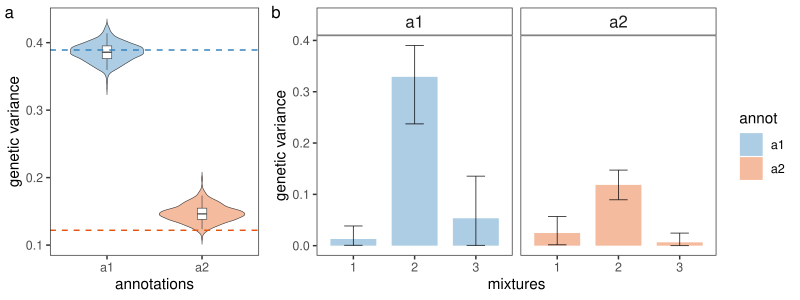

Write the R code that produced this figure.
library(data.table)
library(ggplot2)
library(ggpubr)
library(ggsci)
library(dplyr)

BN=200
hydra_thin=5

#true values
true_h2<-paste0('normal.h2')
true_h2<-fread(true_h2,header=F)
true_h2<-true_h2[2:3]

#read betLong and cpnLong files
bet<-fread(paste0('long_format_bayesRR_RC/t_M10K_N_5K.betLong'),header=F)
cpn<-fread(paste0('long_format_bayesRR_RC/t_M10K_N_5K.cpnLong'),header=F)

#apply burn-in
bet <- bet[which(V1>=BN),]
cpn <- cpn[which(V1>=BN),]

#combine both
bet$cpn <- cpn$V3

#colnames
colnames(bet)<-c('it','id','bet','cpn')

#add one to id as bet files are zero-based
bet[,id:=id+1]

#read group file
a <- fread('normal.group')
colnames(a)<-c('id')

#read bim file and combine with a
bim <- fread('t_M10K_N_5K.bim',select=2)
colnames(bim) <- 'snp'
bim$id <- seq(1:nrow(bim))
bim$a <- a$id

#label a
bim$a<-factor(bim$a, levels=c(0,1), labels=c('a1','a2'))

#map to bet
bet.mapped <- merge(bet,bim,by='id',all.x=TRUE)

#variance explained by groups 
bet.mapped[,sum.b2.a:=sum(bet^2),by=list(it,a)]

#variance explained by mixtures
bet.mapped[,sum.b2:=sum(bet^2),by=list(it,a,cpn)]

#keep unique rows
bet.mapped=bet.mapped[,list(it,a,cpn,sum.b2,sum.b2.a)]
dat.a <- unique(bet.mapped[,list(it,a,sum.b2.a)])
dat.cpn <- unique(bet.mapped[,list(it,a,cpn,sum.b2)])

#format
dat.cpn$cpn<-as.factor(dat.cpn$cpn)

credible_interval_95 <- function(x) {
  r <- quantile(x, probs=c(0.025, 0.975))
  names(r) <- c("ymin","ymax")
  r
}

#get mean and credible intervals for the variance explained by mixtures
dat.cpn.mean=as.data.table(aggregate(.~a+cpn, dat.cpn[,c('a','cpn','sum.b2')], mean))
ymin = as.data.table(aggregate(.~a+cpn, dat.cpn[,c('a','cpn','sum.b2')], credible_interval_95))$sum.b2.ymin
ymax = as.data.table(aggregate(.~a+cpn, dat.cpn[,c('a','cpn','sum.b2')], credible_interval_95))$sum.b2.ymax
dat.cpn.mean$ymin <- ymin
dat.cpn.mean$ymax <- ymax

#plot 1

text_size=12
box_quantiles_95 <- function(x) {
  r <- quantile(x, probs=c(0.025, 0.25, 0.5, 0.75, 0.975))
  names(r) <- c("ymin", "lower", "middle", "upper", "ymax")
  r
}
pal=pal_d3("category20c")(20)

p1 <- ggplot(dat.a, aes(x=a,y=sum.b2.a,fill=a)) +
  geom_violin(trim=FALSE, alpha=0.4,lwd=0.2) +
  stat_summary(fun.data = box_quantiles_95, geom="boxplot", width=0.1, fill='white', lwd = 0.2) +
  scale_fill_d3("category20c") +
  theme_bw() + theme(panel.grid.major = element_blank(), panel.grid.minor = element_blank(), panel.spacing = unit(0.2,'cm')) +
  theme(strip.background = element_rect(fill="white")) +
  theme(strip.text=element_text(size = text_size, color = "gray10")) +
  xlab('annotations') + ylab('genetic variance')

p1 <- p1 + geom_hline(yintercept=as.numeric(true_h2[1,2]), linetype="dashed", color = pal[1])
p1 <- p1 + geom_hline(yintercept=as.numeric(true_h2[2,2]), linetype="dashed", color = pal[2])

p2 <- ggplot(dat.cpn.mean, aes(x=cpn,y=sum.b2,fill=a)) +
  geom_bar(stat="identity",width = 0.75, alpha=0.4, lwd=0.3, position = position_dodge(.8))  +
  geom_errorbar(aes(ymin=ymin, ymax=ymax), width=.3, position=position_dodge(.8), lwd=0.3, alpha=0.8) +
  facet_grid(~a) +
  scale_fill_d3("category20c") +
  theme_bw() + theme(panel.grid.major = element_blank(), panel.grid.minor = element_blank(), panel.spacing = unit(0.2,'cm')) +
  theme(strip.background = element_rect(fill="white")) +
  theme(strip.text=element_text(size = text_size, color = "gray10")) +
  xlab('mixtures') + ylab('genetic variance') +
  labs(fill = "annot")


p<-ggarrange(
  p1 + theme(legend.position='none'),p2,
  ncol = 2, nrow = 1,
  labels=c('a','b'), font.label = list(size=text_size,face="plain"),
  widths=c(0.5,1),
  align='hv'
)

pdf('plot.pdf', width=8, height=3)
print(p)
dev.off()
